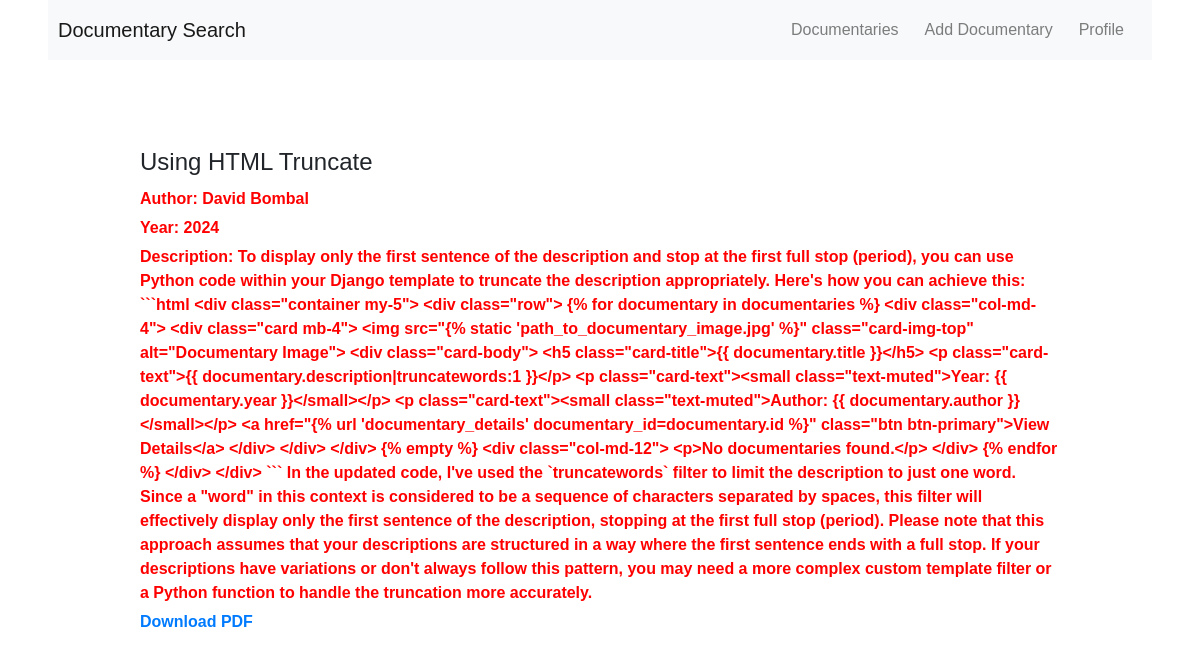
Screenshot of /documentary/2/ (signed in) with the database file from the repository.
### documentary/models.py (models this page shows, shortened)
class Documentary(models.Model):
    title = models.CharField(max_length=100)
    description = models.TextField()
    author = models.CharField(max_length=100)
    year = models.IntegerField()
    pdf = models.FileField(upload_to='documents/')
    class Meta:
        ordering = ['-id']

### documentary/views.py (the view)
# urls.py: path('documentary/<int:documentary_id>/', documentary_details, name='documentary_details'),
@login_required
def documentary_details(request, documentary_id):
    documentary = get_object_or_404(Documentary, pk=documentary_id)
    comments = documentary.comments.all()
    if request.method == 'POST':
        if request.headers.get('X-Requested-With') == 'XMLHttpRequest':
            comment_form = CommentForm(request.POST)
            if comment_form.is_valid():
                comment = comment_form.save(commit=False)
                comment.documentary = documentary
                comment.user = request.user
                comment.save()
                return JsonResponse({'success': True})
            else:
                return JsonResponse({'success': False, 'errors': comment_form.errors})
        else:
            comment_form = CommentForm(request.POST)
            reply_form = ReplyForm()
            if comment_form.is_valid():
                comment = comment_form.save(commit=False)
                comment.documentary = documentary
                comment.user = request.user
                comment.save()
                return redirect('documentary_details', pk=pk)
    else:
        comment_form = CommentForm()
        reply_form = ReplyForm()
    context = {
        'documentary': documentary,
        'comments': comments,
        'comment_form': comment_form,
        'reply_form': reply_form,
    }
    return render(request, 'documentary/documentary_details.html', context)

### templates/documentary/documentary_details.html (shortened to what this page needs)
{% extends 'base.html' %}
{% load static %}
{% block content %}
  <div class="documentary-details">
    <h3>{{ documentary.title }}</h3>
    <p>Author: {{ documentary.author }}</p>
    <p>Year: {{ documentary.year }}</p>
    <p>Description: {{ documentary.description }}</p>
    <p><a href="{{ documentary.pdf.url }}" target="_blank">Download PDF</a></p>
    <div id="pdf-container" style="height: 600px;"></div>
  </div>
{% endblock %}

### static/css/style.css (style rules this page uses)
body { font-family: Arial, sans-serif; margin: 0; padding: 0; }
p { margin-bottom: 10px; }
p { font-weight: bold; color: #f00; }
.documentary-details { margin-top: 20px; }
.documentary-details h3 { font-size: 24px; margin-bottom: 10px; }
.documentary-details p { margin-bottom: 5px; }

### rows the page displays
Documentary: title "Using HTML Truncate", author "David Bombal", year "2024", description "To display only the first sentence of the description and stop at the first full stop (period), you can use Python code within your Django template to truncate the description appropriately. Here's how you can achieve this: ```html <div class=\"container my-5\"> <div class=\"row\"> {% for documentary in documentaries %} <div class=\"col-md-4\"> <div class=\"card mb-4\"> <img src=\"{% static 'path_to_documentary_image.jpg' %}\" class=\"card-img-top\" alt=\"Documentary Image\"> <div class=\"card-body\"> <h5 class=\"card-title\">{{ documentary.title }}</h5> <p class=\"card-text\">{{ documentary.description|truncatewords:1 }}</p> <p class=\"card-text\"><small class=\"text-muted\">Year: {{ documentary.year…"
